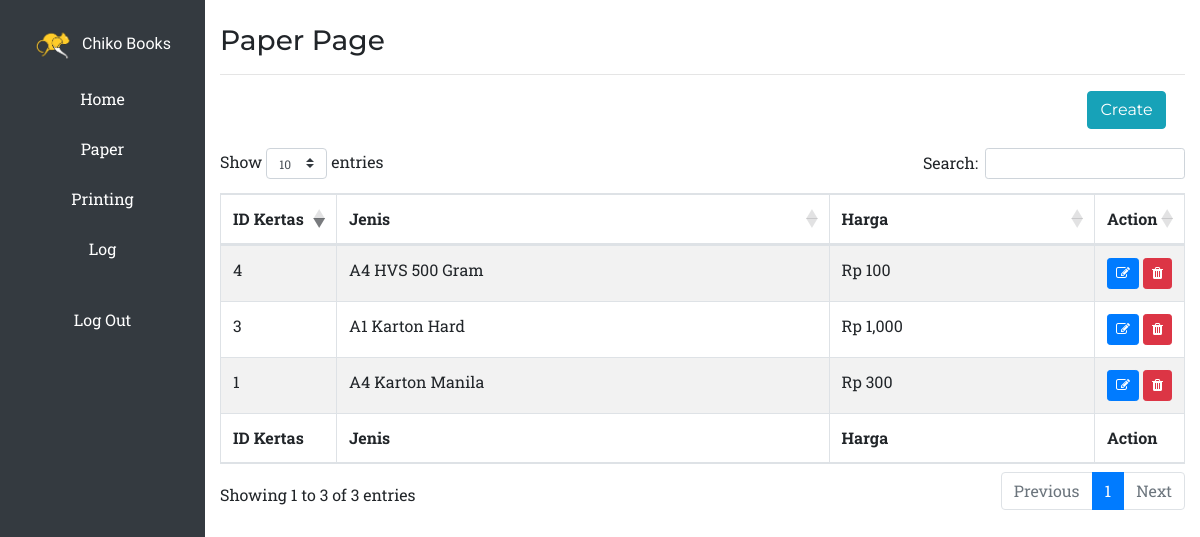
The page /admin/paper.php (signed in) on the database its author committed.
### tables this page shows
CREATE TABLE IF NOT EXISTS `kertas` (
  `id_kertas` int(11) NOT NULL AUTO_INCREMENT,
  `jenis` text NOT NULL,
  `harga` double NOT NULL,
  PRIMARY KEY (`id_kertas`)
);

### admin/paper.php (the view, shortened to what this page needs)
<?php
  include "../config.php";
?>
<!DOCTYPE html>
<html lang="en">
  <head>
    <?php include "../cdn.php"; ?>
    <link href="../assets/css/primary.css" rel="stylesheet">
    <link href="assets/css/navbar.css" rel="stylesheet">
    <link href="assets/css/paper.css" rel="stylesheet">
  </head>
  <body>
    <div class="row">
      <?php
        include "navbar.php";
      ?>
      <div class="col-10">
        <br>
        <div class="container">
          <h3>Paper Page</h3>
          <hr>
          <div class="row">
          	<div class="col-12 text-right">
          			<button type="button" class="btn btn-info create" data-toggle="modal" data-target="#modal-create">
          				Create
          			</button>
          		</div>
          </div>
          <table id="example" class="table table-striped table-bordered" style="width:100%">
            <thead>
              <tr>
          			<th>ID Kertas</th>
                <th>Jenis</th>
                <th>Harga</th>
                <th>Action</th>
              </tr>
            </thead>
          	<tbody>
          		<?php
                $line = "SELECT * FROM kertas";
                $query = mysqli_query($conn, $line);
                while ($kertas = mysqli_fetch_array($query, MYSQLI_ASSOC)):
              ?>
          			<tr>
          				<td><?php echo $kertas['id_kertas']; ?></td>
          				<td><?php echo $kertas['jenis']; ?></td>
          				<td>Rp <?php echo number_format($kertas['harga']); ?></td>
          				<td>
          					<a href="#" class="btn btn-sm btn-primary" data-toggle="modal" data-target="#modal-edit<?php echo $kertas['id_kertas']; ?>">
                      <i class="fa fa-edit"></i>
                    </a>
                    <a href="#" class="btn btn-sm btn-danger" onclick="del('<?php echo $kertas['id_kertas']; ?>');">
                      <i class="fa fa-trash act"></i>
                    </a>
          				</td>
          			</tr>
              <?php
                endwhile;
              ?>
          	</tbody>
          	<tfoot>
              <tr>
                <th>ID Kertas</th>
                <th>Jenis</th>
                <th>Harga</th>
                <th>Action</th>
              </tr>
            </tfoot>
          </table>
        </div>
      </div>
    </div>
  </body>
</html>

### assets/css/primary.css (style rules this page uses)
body { font-family: 'Roboto Slab', -apple-system, BlinkMacSystemFont, 'Segoe UI', Roboto, 'Helvetica Neue', Arial, sans-serif, 'Apple Color Emoji', 'Segoe UI Emoji', 'Segoe UI Symbol', 'Noto Color Emoji'; }
h1,h2,h3,h4,h5,h6,.btn { font-family: 'Montserrat', -apple-system, BlinkMacSystemFont, 'Segoe UI', Roboto, 'Helvetica Neue', Arial, sans-serif, 'Apple Color Emoji', 'Segoe UI Emoji', 'Segoe UI Symbol', 'Noto Color Emoji'; }

### admin/assets/css/navbar.css (style rules this page uses)
a, a:hover { color: white; text-decoration: none; }

### admin/assets/css/paper.css (style rules this page uses)
.create { margin-bottom: 2%; margin-right: 2%; }

### rows shown on the page
kertas: id_kertas "1", jenis "A4 Karton Manila", harga "300"
kertas: id_kertas "3", jenis "A1 Karton Hard", harga "1,000"
kertas: id_kertas "4", jenis "A4 HVS 500 Gram", harga "100"
